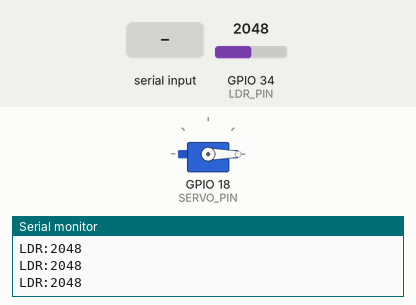
Bench run of a sketch on a simulated ESP32. Shown: servo, the last lines printed to the serial monitor. The test bench sets the inputs (shaded band); at power-on: GPIO 34 (LDR_PIN) = 2048.

Above: at 1.2 s.
1.3 s: "SERVO:90\n" received over Serial
At 2.4 s:
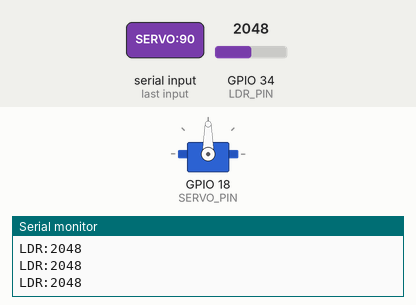
2.8 s: "SERVO:0\n" received over Serial
At 3.5 s:
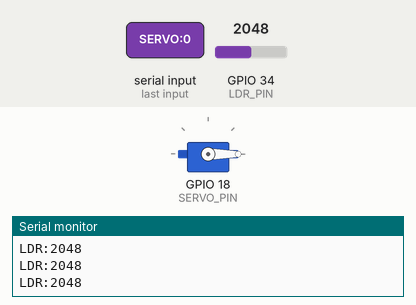
Timing chart, 0 to 5.8 s (numbered marks = the images above; inputs shaded):
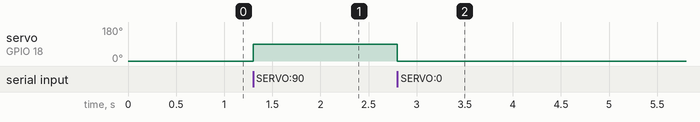

Measured:
- after the input at 1.3 s, servo on GPIO 18 (SERVO_PIN): 0° → 90° at once
- after the input at 2.8 s, servo on GPIO 18 (SERVO_PIN): 90° → 0° at once

The sketch:

hermex_esp32.ino
```cpp
/*
  hermex_esp32.ino
  ===================
  Sketch nap cho ESP32 trong du an Hermex.

  Chuc nang:
    - Nhan lenh goc quay Servo tu may tinh qua Serial, dinh dang:
          "SERVO:<goc>\n"      vd: "SERVO:90\n"
      Chi chap nhan 4 gia tri goc: 0, 45, 90, 135 (khop voi
      VALID_SERVO_ANGLES ben phia Python trong hardware_serial.py).
    - Lien tuc doc gia tri cam bien LDR va gui ve may tinh, dinh dang:
          "LDR:<gia_tri>\n"    vd: "LDR:512\n"
      Gui theo chu ky co dinh, KHONG dung delay() de khong lam "dung"
      viec doc lenh Servo den tu may tinh cung luc.

  Ket noi phan cung (chinh lai theo mach thuc te cua ban):
    - Servo -> chan SERVO_PIN (bat ky chan ho tro PWM)
    - LDR   -> chan LDR_PIN (chan ADC, vd GPIO34 - chi doc, khong ho
               tro output - phu hop lam chan cam bien analog)

  Thu vien can cai (qua Arduino IDE > Tools > Manage Libraries):
    - "ESP32Servo" (KHONG dung thu vien Servo.h mac dinh cua Arduino -
      thu vien do khong tuong thich tot voi ESP32; ESP32Servo la ban
      thay the chuan cho board ESP32).
*/

#include <ESP32Servo.h>

// ============================================================
// 1. CAU HINH CHAN & THONG SO
// ============================================================
const int SERVO_PIN = 18;   // chan dieu khien Servo (PWM)
const int LDR_PIN = 34;      // chan doc cam bien LDR (ADC, input-only)

// Chu ky gui gia tri LDR ve may tinh (mili-giay). Dung millis() thay vi
// delay() de vong lap loop() khong bi "dung hinh", van kip thoi doc
// lenh Servo moi den tu Serial trong luc cho.
const unsigned long LDR_SEND_INTERVAL_MS = 200;

// Danh sach goc Servo hop le - PHAI khop voi VALID_SERVO_ANGLES trong
// hardware_serial.py ben phia Python.
const int VALID_ANGLES[] = {0, 45, 90, 135};
const int VALID_ANGLES_COUNT = 4;

Servo myServo;
String inputBuffer = "";          // tich luy ky tu Serial cho den khi gap '\n'
unsigned long lastLdrSendTime = 0;

// ============================================================
// 2. KIEM TRA GOC CO NAM TRONG DANH SACH HOP LE KHONG
// ============================================================
bool isValidAngle(int angle) {
  for (int i = 0; i < VALID_ANGLES_COUNT; i++) {
    if (VALID_ANGLES[i] == angle) {
      return true;
    }
  }
  return false;
}

// ============================================================
// 3. XU LY 1 DONG LENH DA NHAN TRON VEN (dinh dang "SERVO:<goc>")
// ============================================================
void handleCommand(String line) {
  line.trim();  // bo ky tu xuong dong / khoang trang du thua

  if (line.startsWith("SERVO:")) {
    String valuePart = line.substring(6);  // bo tien to "SERVO:"
    int angle = valuePart.toInt();

    // Luu y: String::toInt() tra ve 0 ca khi chuoi khong phai so hop
    // le (vd chuoi rong hoac ky tu la) - vi "SERVO:0" van la lenh hop
    // le, khong the dung "angle != 0" de kiem tra loi ma phai doi
    // chieu qua isValidAngle().
    if (isValidAngle(angle)) {
      myServo.write(angle);
      Serial.print("ACK:SERVO:");
      Serial.println(angle);
    } else {
      Serial.print("ERR:INVALID_ANGLE:");
      Serial.println(valuePart);
    }
  } else {
    Serial.print("ERR:UNKNOWN_CMD:");
    Serial.println(line);
  }
}

// ============================================================
// 4. DOC SERIAL KHONG CHAN (non-blocking): gom ky tu vao buffer,
//    chi xu ly khi da nhan du 1 dong hoan chinh (gap '\n').
// ============================================================
void readSerialCommands() {
  while (Serial.available() > 0) {
    char c = Serial.read();

    if (c == '\n') {
      if (inputBuffer.length() > 0) {
        handleCommand(inputBuffer);
        inputBuffer = "";
      }
    } else if (c != '\r') {
      inputBuffer += c;

      // Chong tran buffer neu nhan phai du lieu nhieu/nhieu ma khong
      // co ky tu '\n' ket thuc (vd nhieu tin hieu tren day Serial).
      if (inputBuffer.length() > 64) {
        inputBuffer = "";
      }
    }
  }
}

// ============================================================
// 5. GUI GIA TRI LDR DINH KY - dung millis(), KHONG dung delay()
// ============================================================
void sendLdrReadingIfDue() {
  unsigned long now = millis();
  if (now - lastLdrSendTime >= LDR_SEND_INTERVAL_MS) {
    int ldrValue = analogRead(LDR_PIN);
    Serial.print("LDR:");
    Serial.println(ldrValue);
    lastLdrSendTime = now;
  }
}

// ============================================================
// SETUP / LOOP
// ============================================================
void setup() {
  Serial.begin(115200);

  myServo.attach(SERVO_PIN);
  myServo.write(0);  // vi tri mac dinh khi vua khoi dong

  inputBuffer.reserve(64);  // cap phat truoc bo nho cho buffer, tranh cap phat lai lien tuc
}

void loop() {
  readSerialCommands();      // uu tien xu ly lenh Servo den tu may tinh truoc
  sendLdrReadingIfDue();     // sau do moi kiem tra co den luc gui LDR chua
}
```
